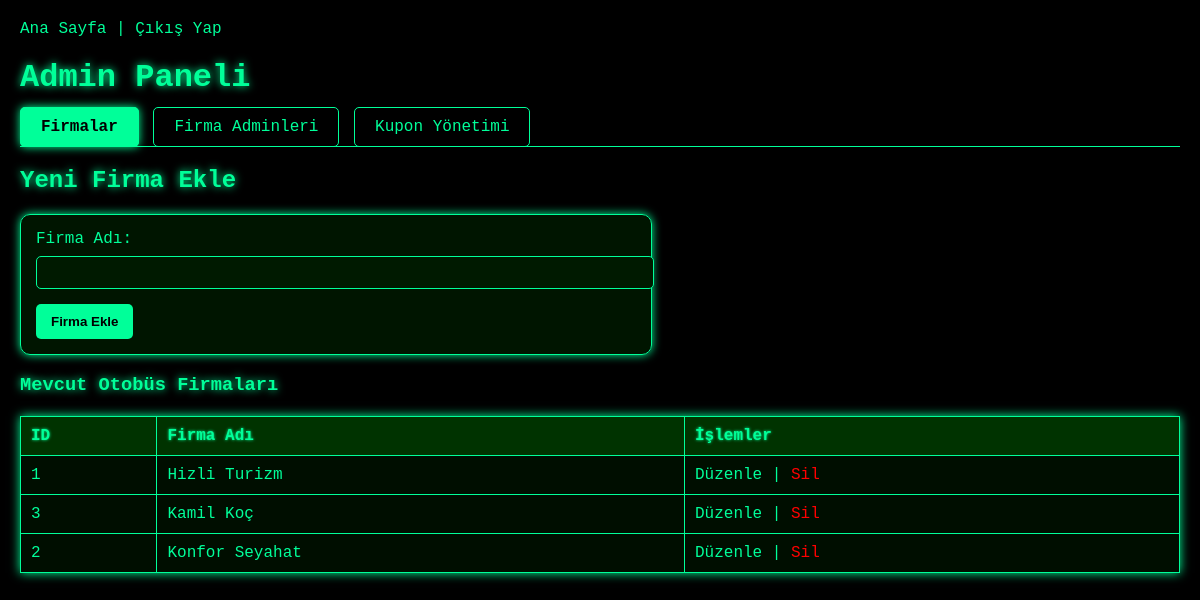
Before: /admin_panel.php (signed in) with the older database file.
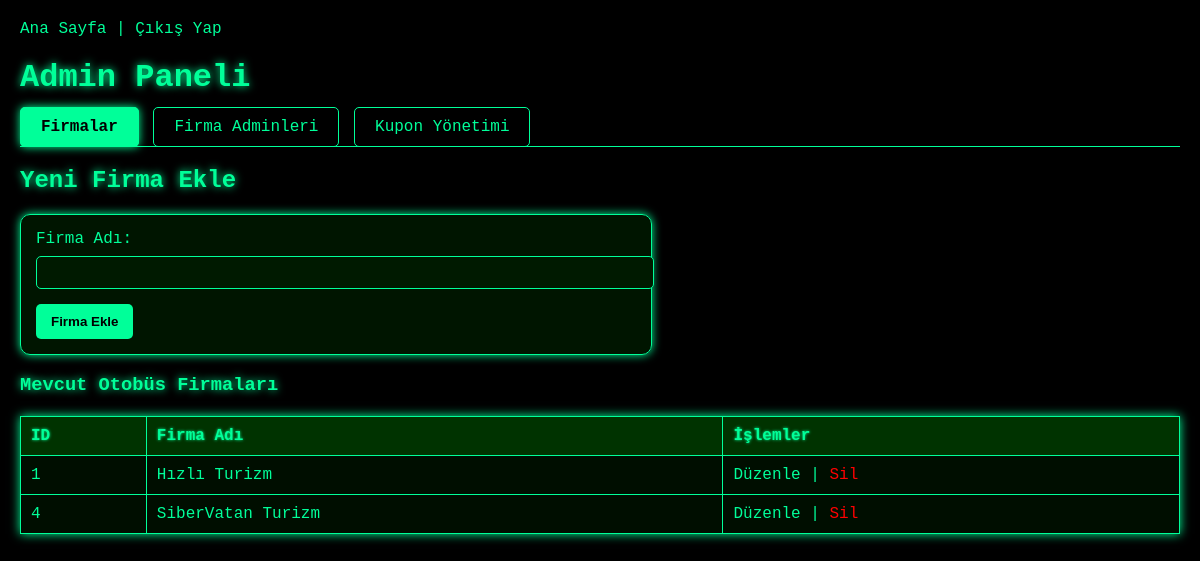
After: the same page with the newer database file.
### tables this page shows
CREATE TABLE firms (
    id INTEGER PRIMARY KEY AUTOINCREMENT, -- Benzersiz Firma ID'si
    name TEXT NOT NULL UNIQUE,            -- Firma Adı
    logo_url TEXT,                        -- Firma Logosu URL'si
    created_at DATETIME DEFAULT CURRENT_TIMESTAMP
);

### admin_panel.php (the view, shortened to what this page needs)
<?php
$database_file = 'database.sqlite';
$current_action = $_GET['tab'] ?? 'firms';
try {
    $db = new PDO("sqlite:$database_file");
    $db->setAttribute(PDO::ATTR_ERRMODE, PDO::ERRMODE_EXCEPTION);
    $stmt_list_firms = $db->query("SELECT id, name, logo_url FROM firms ORDER BY name");
    $all_firms = $stmt_list_firms->fetchAll(PDO::FETCH_ASSOC);
    $firm_to_edit = null;
} catch (Exception $e) {
    $db->rollBack();
    $error = "Veritabanı hatası: " . $e->getMessage();
}
$firm_form_title = $firm_to_edit ? "Firma Düzenle" : "Yeni Firma Ekle";
$current_firm_name = $firm_to_edit['name'] ?? '';
?>
<!DOCTYPE html>
<html lang="tr">
<head>
</head>
<body>
    <p><a href="index.php">Ana Sayfa</a> | <a href="logout.php">Çıkış Yap</a></p>
    <h1> Admin Paneli</h1>
    <div class="tabs">
        <a href="admin_panel.php?tab=firms" class="<?php echo $current_action === 'firms' ? 'active' : ''; ?>">Firmalar</a>
        <a href="admin_panel.php?tab=firma_admins" class="<?php echo $current_action === 'firma_admins' ? 'active' : ''; ?>">Firma Adminleri</a>
        <a href="admin_panel.php?tab=coupons" class="<?php echo $current_action === 'coupons' ? 'active' : ''; ?>">Kupon Yönetimi</a>
    </div>
    <div>
        <?php if ($current_action === 'firms'): ?>
            <h2><?php echo $firm_form_title; ?></h2>
            <form method="POST" action="admin_panel.php?tab=firms">
                <label>Firma Adı:</label>
                <input type="text" name="firm_name" value="<?php echo htmlspecialchars($current_firm_name); ?>" required>
                <button type="submit" name="submit_firm"><?php echo $firm_to_edit ? "Firmayı Güncelle" : "Firma Ekle"; ?></button>
            </form>
            <h3>Mevcut Otobüs Firmaları</h3>
            <table>
                <thead>
                    <tr>
                        <th>ID</th>
                        <th>Firma Adı</th>
                        <th>İşlemler</th>
                    </tr>
                </thead>
                <tbody>
                    <?php foreach ($all_firms as $firm): ?>
                        <tr>
                            <td><?php echo htmlspecialchars($firm['id']); ?></td>
                            <td><?php echo htmlspecialchars($firm['name']); ?></td>
                            <td>
                                <a href="admin_panel.php?tab=firms&action=edit_firm&firm_id=<?php echo $firm['id']; ?>">Düzenle</a> |
                                <a href="admin_panel.php?tab=firms&action=delete_firm&firm_id=<?php echo $firm['id']; ?>" onclick="return confirm('Bu firmayı silmek istediğinizden emin misiniz?');" style="color: red;">Sil</a>
                            </td>
                        </tr>
                    <?php endforeach; ?>
                </tbody>
            </table>
        <?php endif; ?>
    </div>
</body>
</html>

### admin_panel.php (style rules this page uses)
body { background-color: #000; color: #00ff99; font-family: 'Courier New', monospace; margin: 20px; animation: matrix-bg 5s infinite alternate; }
a { color: #00ff99; text-decoration: none; transition: 0.3s; }
h1, h2, h3 { color: #00ff99; text-shadow: 0 0 8px #00ff99; }
.tabs { margin-bottom: 20px; border-bottom: 1px solid #00ff99; padding-bottom: 10px; }
.tabs a { padding: 10px 20px; border: 1px solid #00ff99; background-color: transparent; color: #00ff99; margin-right: 5px; border-radius: 5px; }
.tabs a.active { background-color: #00ff99; color: #000; font-weight: bold; box-shadow: 0 0 10px #00ff99; }
form { background-color: rgba(0, 30, 0, 0.7); border: 1px solid #00ff99; padding: 15px; border-radius: 10px; width: 100%; max-width: 600px; box-shadow: 0 0 10px #00ff99; }
label { display: block; margin-bottom: 8px; color: #00ff99; }
input, select { width: 100%; padding: 8px; background-color: #001a00; color: #00ff99; border: 1px solid #00ff99; border-radius: 5px; margin-bottom: 15px; }
button { background-color: #00ff99; color: #000; font-weight: bold; padding: 10px 15px; border: none; border-radius: 5px; cursor: pointer; transition: 0.3s; }
table { width: 100%; border-collapse: collapse; margin-top: 20px; background-color: rgba(0, 20, 0, 0.7); border: 1px solid #00ff99; box-shadow: 0 0 10px #00ff99; }
th, td { border: 1px solid #00ff99; padding: 10px; text-align: left; }
th { background-color: #003300; text-shadow: 0 0 3px #00ff99; }

Changed rows visible on the page:
removed firms: id "3", name "Kamil Koç"
removed firms: id "2", name "Konfor Seyahat"
changed firms id 1: name "Hizli Turizm" → "Hızlı Turizm"
added firms: id "4", name "SiberVatan Turizm"
